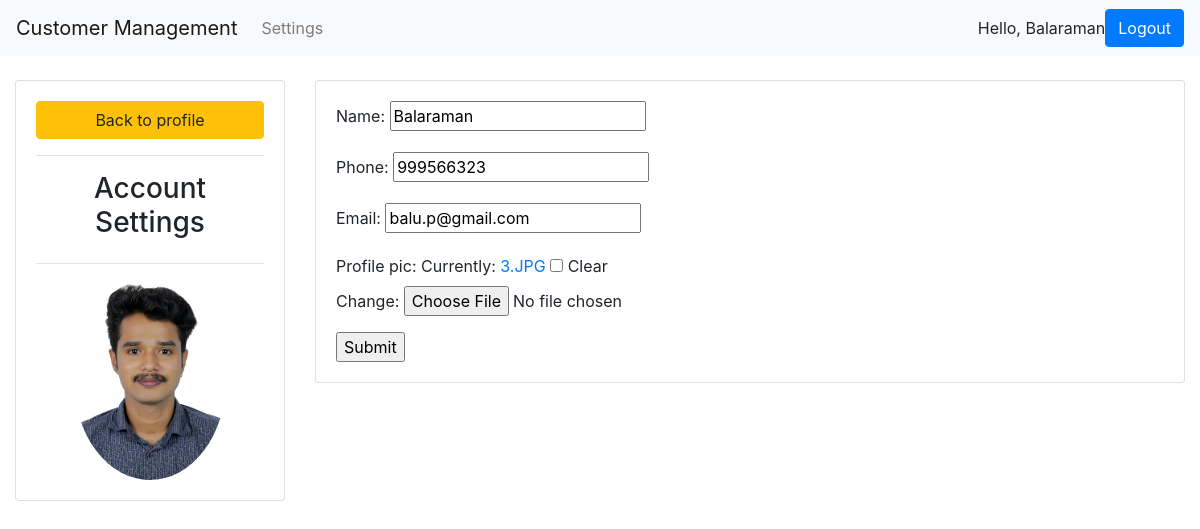
/account/ (signed in), run on the app's committed database.
### for_study_app1/models.py (models this page shows, shortened)
class Customer(models.Model):
    user=models.OneToOneField(User,null=True,on_delete=models.CASCADE)
    name=models.CharField(max_length=200,null=True)
    phone=models.CharField(max_length=200,null=True)
    email=models.CharField(max_length=200,null=True)
    profile_pic=models.ImageField(default="profile_sample_U9qz6vF.png",null=True,blank=True)
    created_date=models.DateTimeField(auto_now_add=True,null=True)

### for_study_app1/decorators.py (the view)
        def wrapper_func(request,*args,**kwargs):
            group= None
            if request.user.groups.exists():
                group=request.user.groups.all()[0].name
            if group in allowed_roles:
                return view_func(request,*args,**kwargs)
            else:
                return HttpResponse("You are not authorized to view the page ! Please contact 9995175780")

### for_study_app1/forms.py
class CustomerForm(ModelForm):
    class Meta():
        model=Customer
        fields='__all__'
        exclude=['user']

### for_study_app1/views.py (called while the page is built)
@login_required(login_url='login')
@allowed_users(allowed_roles=['customer'])
def accountSettings(request):
    user=request.user.customer
    form=CustomerForm(instance=user)
    if request.method=='POST':
        form=CustomerForm(request.POST,request.FILES,instance=user)
        if form.is_valid():
            form.save()
    context={'form':form}
    return render(request,'account_settings.html',context)

### for_study_app1/templates/account_settings.html (shortened to what this page needs)
{%extends 'Base.html'%}
{%load static%}
{%block content%}
<br>
<div class="row">
  <div class="col-md-3">
    <div class="card card-body">
      <a class="btn btn-warning" href="{%url 'user'%}">Back to profile</a>
      <hr>
      <h3 style="text-align:center">Account Settings</h3>
      <hr>
      <img class="profile-pic" src="{{request.user.customer.profile_pic.url}}">
    </div>
  </div>
  <div class="col-md-9">
    <div class="card card-body">
      <form action="" method="POST" enctype="multipart/form-data">
        {{form.as_p}}
        <input type="Submit" name="Update Information">
      </form>
    </div>
  </div>
</div>
{%endblock%}

### for_study_app1/templates/navbar.html (shortened to what this page needs)
<nav class="navbar navbar-expand-lg navbar-light bg-light">
<a class="navbar-brand" href="{%url 'dashboard'%}">Customer Management</a>
<div class="collapse navbar-collapse" id="navbarNav">
<ul class="navbar-nav">
  {%if request.user.is_staff%}
  <li class="nav-item active">
    <a class="nav-link" href="{%url 'dashboard'%}">Dashboard <span class="sr-only">(current)</span></a>
  </li>
  <li class="nav-item">
    <a class="nav-link" href="{%url 'product'%}">Product</a>
  </li>
  {%else%}
  <li class="nav-item">
    <a class="nav-link" href="{%url 'account'%}">Settings</a>
  </li>
  {%endif%}
</ul>
</div>
<span>Hello,  {{request.user}}</span>
<span><a class='btn btn-primary' href="{%url 'logout'%}">Logout</a></span>
</nav>

### for_study_app1/templates/account_settings.html (style rules this page uses)
.profile-pic { max-width:200px; max-height:200px; margin:0 auto; border-radius:50% }

### data on the page
Customer: name "Balaraman", phone "999566323", email "balu.p@gmail.com"

### other printed values
{{ request.user }} "Balaraman"
